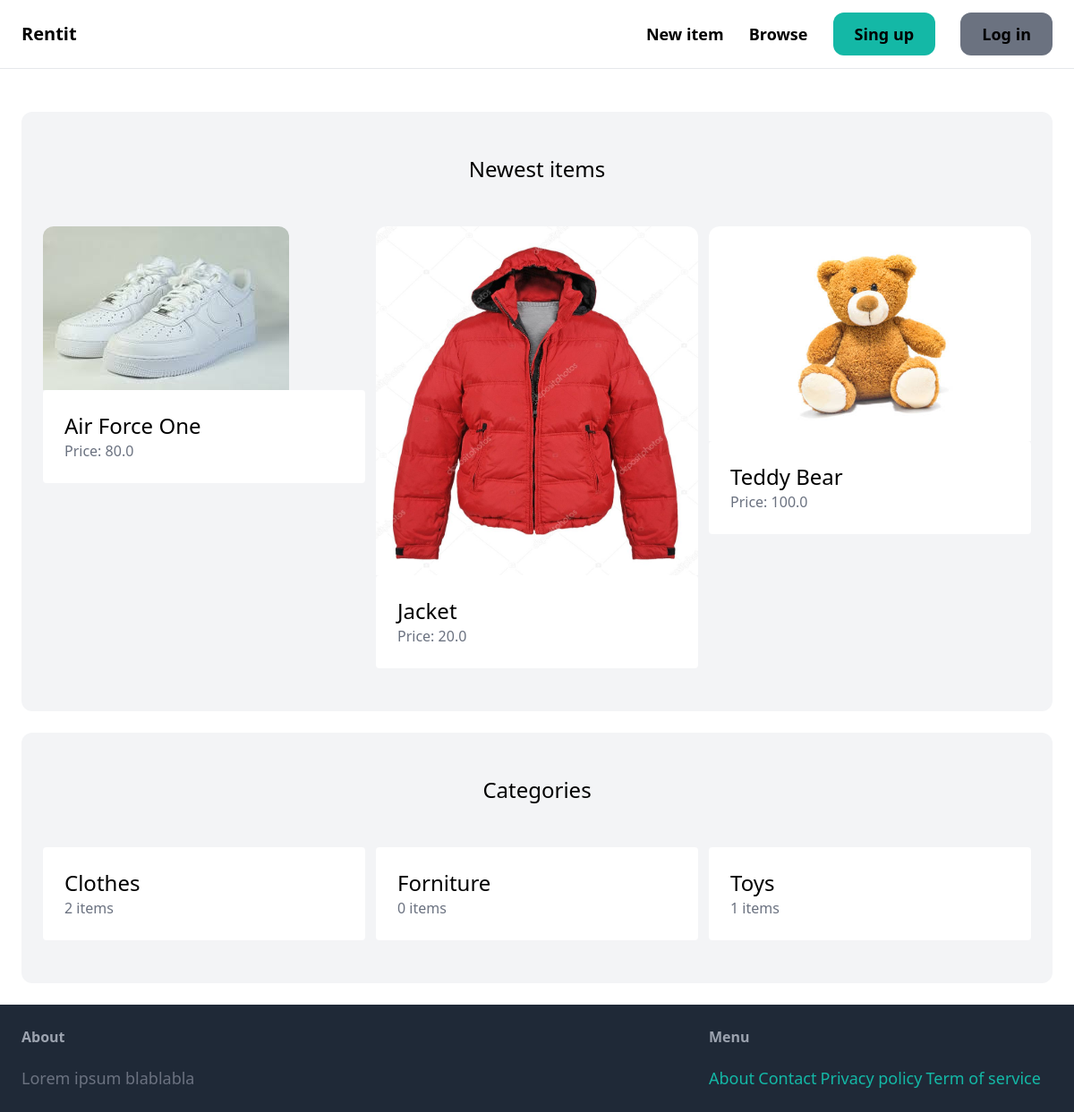
The app's page /, older data.
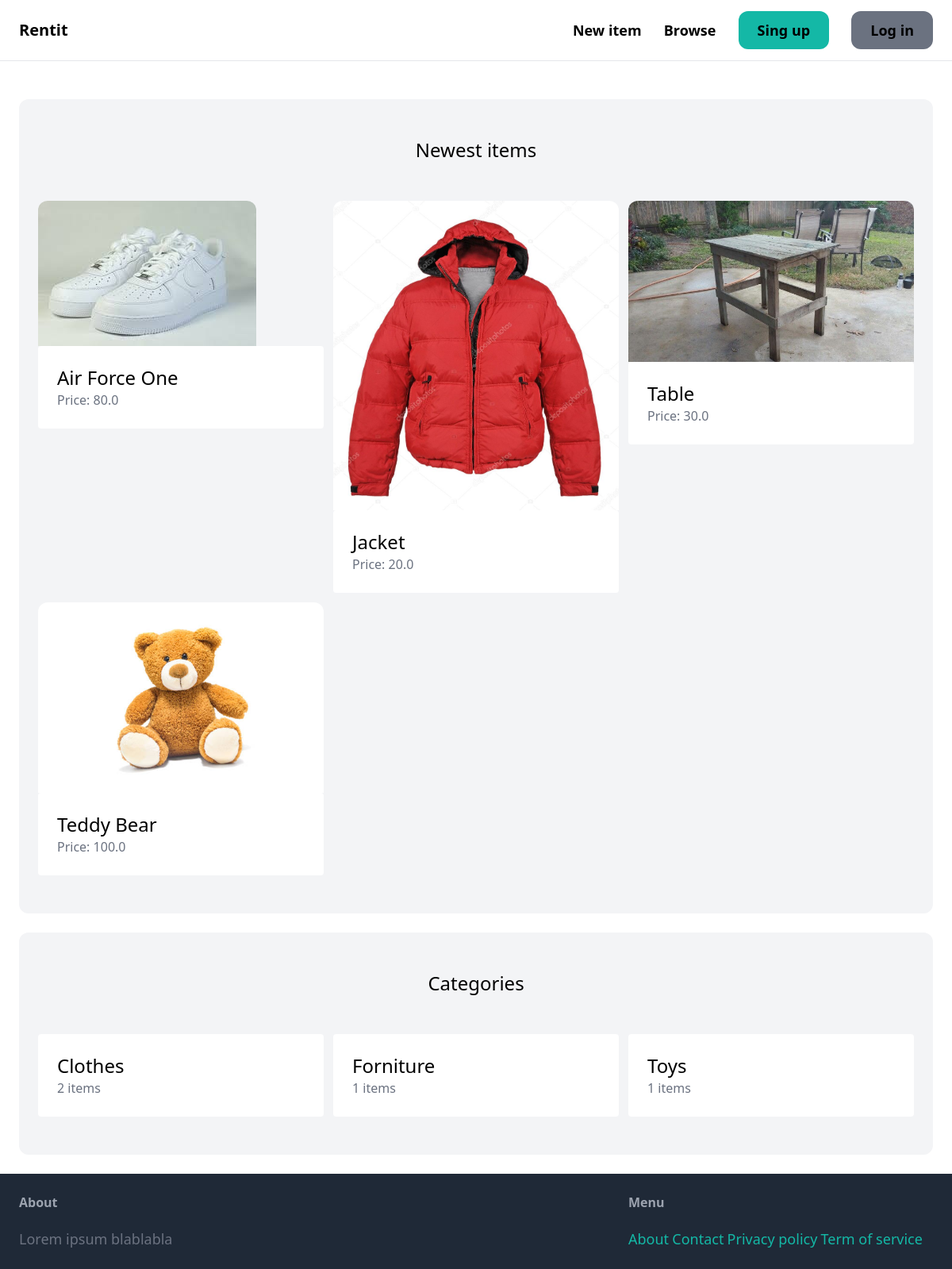
The same page, newer data.
### item/models.py (models this page shows, shortened)
class Item(models.Model):
    category = models.ForeignKey(Category, related_name='items', on_delete=models.CASCADE)
    name = models.CharField(max_length=255)
    description = models.TextField(blank=True, null=True)
    price = models.FloatField()
    image = models.ImageField(upload_to='item_images', blank=True, null=True)
    is_sold = models.BooleanField(default=False)
    created_by = models.ForeignKey(User, related_name='items', on_delete=models.CASCADE) #on_delete is used to say that if the user has been deleted, delete every item he created
    created_at = models.DateTimeField(auto_now_add=True)
    class Meta:
        ordering = ('name',) #it's used to order the items by name

class Category(models.Model):
    name = models.CharField(max_length=255)
    class Meta:
        ordering = ('name',) #it's used to order the items by name
        verbose_name_plural = 'Categories'

### core/views.py (the view)
# urls.py: path('', views.index, name='index'),
def index(request):
    items = Item.objects.filter(is_sold=False)[0:6]
    categories = Category.objects.all()
    return render(request, 'core/index.html', {
        'categories': categories,
        'items':items,
    })

### core/templates/core/index.html (shortened to what this page needs)
{% extends 'core/base.html' %}
{% block content %}
    <div class="mt-6 px-6 py-12 bg-gray-100 rounded-xl">
        <h2 class="mb-12 text-2xl text-center">Newest items</h2>
        <div class="grid grid-cols-3 gap-3">
            {% for item in items %}
                <div>
                    <a href="{% url 'item:detail' item.id %}">
                        <div>
                            <img src="{{ item.image.url }}" class="rounded-t-xl">
                        </div>
                        <div class="p-6 bg-white rounded -b-xl">
                            <h2 class="text-2xl">{{ item.name }}</h2>
                            <p class="text-gray-500">Price: {{item.price}}</p>
                        </div>
                    </a>
                </div>
            {% endfor %}
        </div>
    </div>
    <div class="mt-6 px-6 py-12 bg-gray-100 rounded-xl">
        <h2 class="mb-12 text-2xl text-center">Categories</h2>
        <div class="grid grid-cols-3 gap-3">
            {% for category in categories %}
                <div>
                    <a href="#">
                        <div class="p-6 bg-white rounded -b-xl">
                            <h2 class="text-2xl">{{ category.name }}</h2>
                            <p class="text-gray-500">{{ category.items.count }} items</p>
                        </div>
                    </a>
                </div>
            {% endfor %}
        </div>
    </div>
{% endblock %}

Row changes from the older to the newer data that the page shows:
added Item: image (picture), name "Table", price "30.0"
computed for Category "Forniture": items.count "0" → "1"
